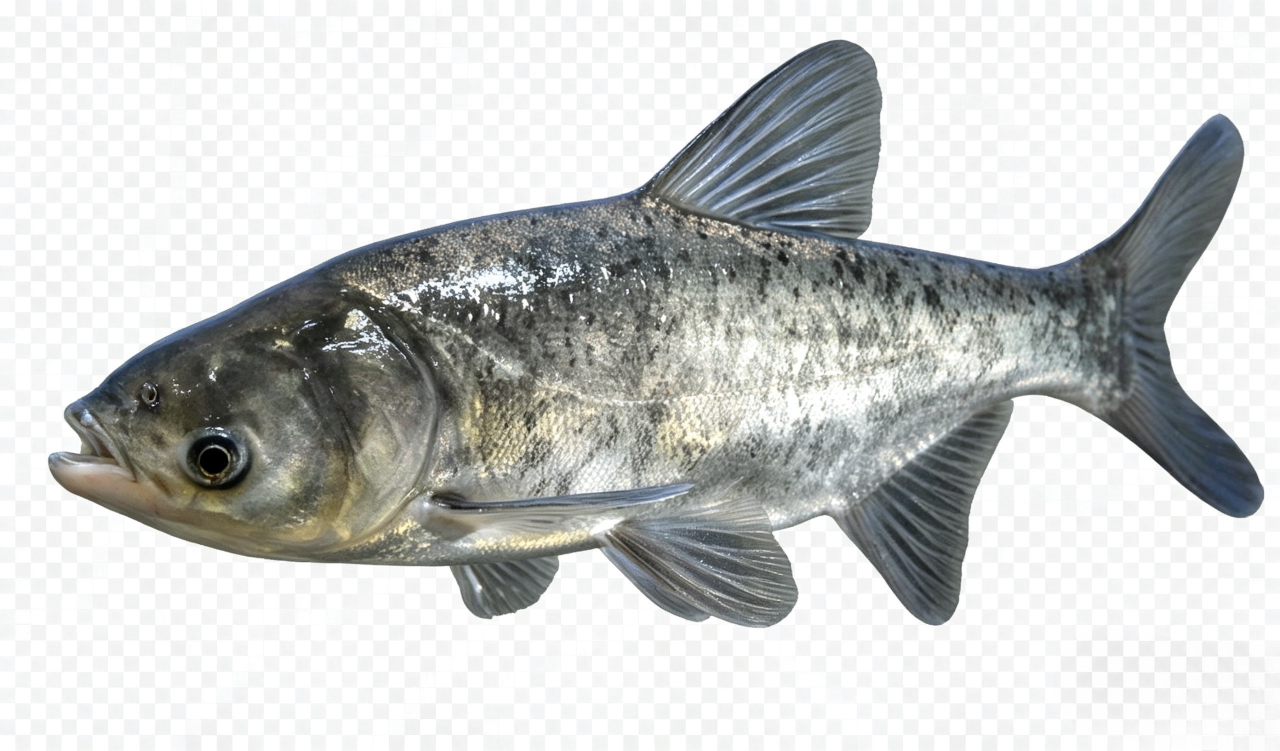
#> input picture assets/fish-raw/fish_01.jpg, 2560 x 1501 px (shown at 1/2 size); its folder holds 3 pictures in this run
$ python build_fish_assets.py
#> lines starting #> are read from the running program, lines starting #| are printed output that depends on the picture; after the words box and inside, x2 and y2 are one past the last pixel; in counts of white or black regions, pixels touching at a corner belong together
# -*- coding: utf-8 -*-
"""
鱼图素材管线（可复现）：
  assets/fish-raw/fish_NN.jpg  →  抠透明底  →  紧裁 + 视觉质心居中  →
  assets/fish-cutout/*.png     →  压为 WebP →  frontend/public/fish/*.webp

关键：object-fit: contain 是按「图片画布」居中，不是按鱼体居中。
若画布里鱼体偏一侧、另一侧是透明留白，视觉上就会偏。因此：
  1) 按最大连通域紧裁到鱼体 bbox，排除孤立噪点把画布撑大；
  2) 以 bbox 内 alpha 加权「视觉质心」为准居中，而非 bbox 几何中心 ——
     鱼体头大尾细、背鳍展开，几何中心并不等于视觉重心，只做 bbox 居中
     仍会让黑鱼 / 鲟鱼等看起来偏上或偏下；
  3) 画布尺寸按「质心到两端最大距离的 2 倍 + 对称留白」计算，保证鱼体
     bbox 完整不被裁切，同时质心严格落在画布正中，任何 contain 容器内
     都水平垂直居中。

原始 JPG 由用户提供（棋盘格底写实鱼图）。运行：python3 assets/build_fish_assets.py
依赖：opencv-python、Pillow、numpy
"""
from pathlib import Path
import numpy as np
import cv2
from PIL import Image

BASE = Path(__file__).resolve().parents[1]
RAW = BASE / 'assets' / 'fish-raw'
CUTOUT = BASE / 'assets' / 'fish-cutout'
PUBLIC = BASE / 'frontend' / 'public' / 'fish'
CUTOUT.mkdir(parents=True, exist_ok=True)
PUBLIC.mkdir(parents=True, exist_ok=True)

NAMES = {
    '01': ('bighead_carp', '鳙鱼'), '02': ('culter', '翘嘴鲌'),
    '03': ('yellow_catfish', '黄颡鱼'), '04': ('pompano', '鲳鱼'),
    '05': ('bream', '鳊鱼'), '06': ('snakehead', '乌鳢'),
    '07': ('salmon', '鲑鱼'), '08': ('catfish', '鲶鱼'),
    '09': ('grass_carp', '草鱼'), '10': ('crucian_carp', '鲫鱼'),
    '11': ('sturgeon', '鲟鱼'), '12': ('common_carp', '鲤鱼'),
}
MAX_EDGE = 1200
EDGE_PAD = 0.05   # 相对鱼体最长边，四周对称留白
ALPHA_TH = 40     # 实体像素阈值，与自检口径一致


def cutout(path: Path) -> Image.Image:
    """去棋盘格底，返回带 alpha 的 RGBA（不裁边，居中交给 center）。"""
    im = cv2.imread(str(path), cv2.IMREAD_COLOR)
#> im is the input picture: shape (1501, 2560, 3); mean B, G, R 201, 202.5, 200.8
    if im is None:
        raise RuntimeError(f'读取失败: {path}')
    b, g, r = [c.astype(np.int16) for c in cv2.split(im)]
    mx = np.maximum(np.maximum(b, g), r)
    mn = np.minimum(np.minimum(b, g), r)
    # 棋盘格是近白 / 浅灰、低饱和；鱼体银白高光被深色轮廓包住，不与边界连通
    bg = ((mn >= 224) & ((mx - mn) <= 22)).astype(np.uint8)
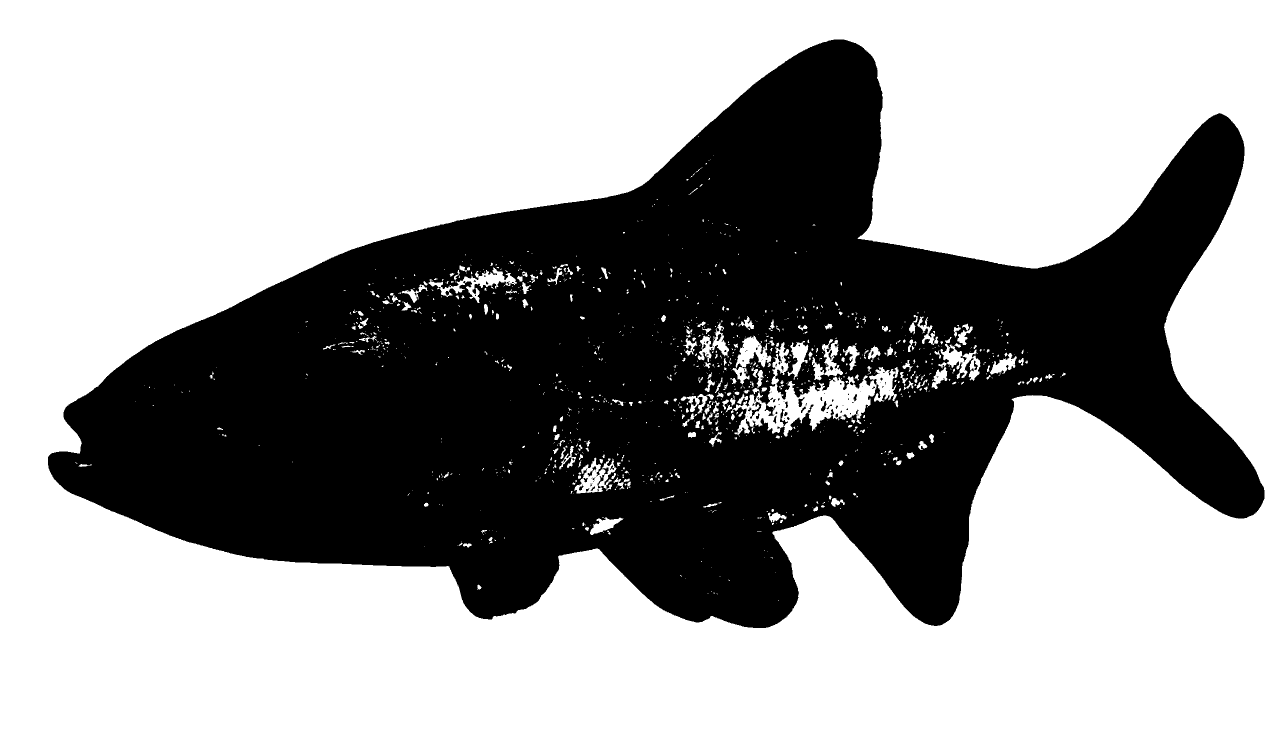
#> bg: shape (1501, 2560) (shown at 1/2 size); values 0 (black) and 1 (white), 63% white; 138 black regions (102 under 20 px), largest, box (x1, y1, x2, y2) and area: (96, 79, 2529, 1256) 1418762, (1500, 803, 1523, 837) 199, (1560, 818, 1576, 852) 162
    n, labels = cv2.connectedComponents(bg, connectivity=4)
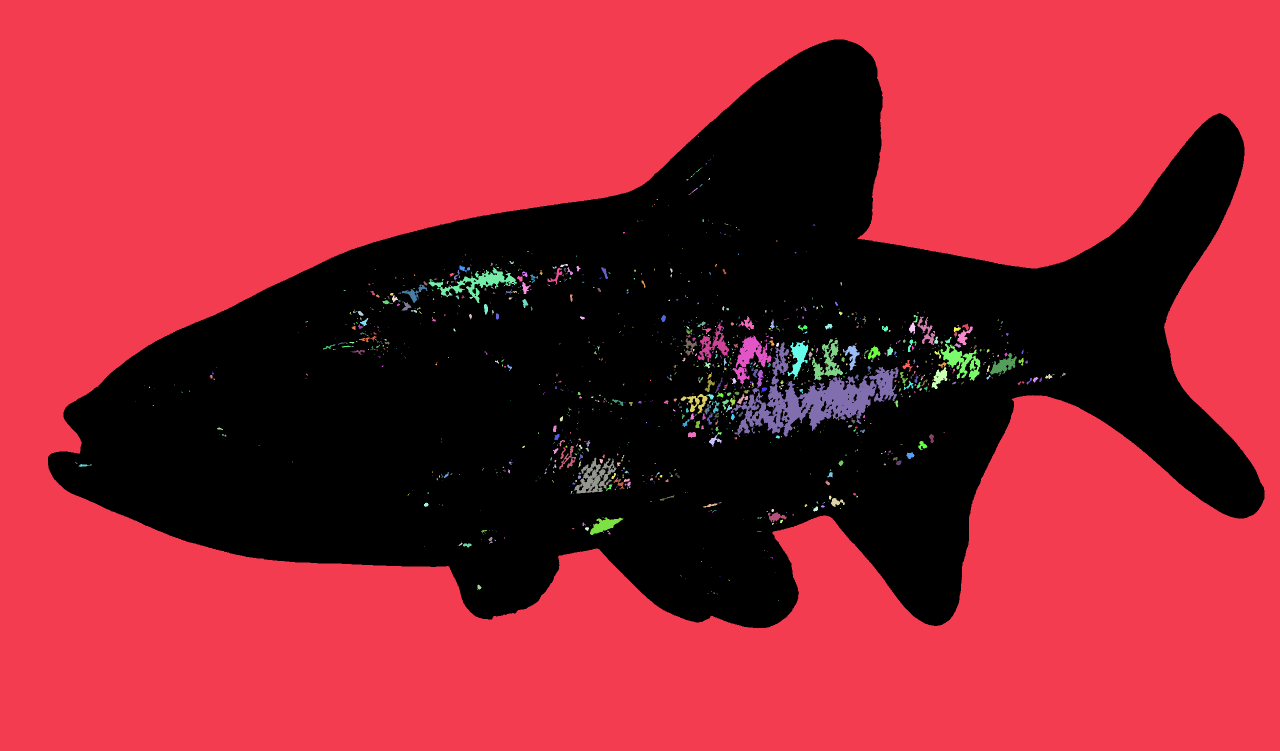
#> labels: shape (1501, 2560) int32 (shown at 1/2 size); 1227 distinct labels, from 0 to 1226; one colour per label, 0 black
#> n = 1227
    border = set(labels[0, :].tolist()) | set(labels[-1, :].tolist()) \
             | set(labels[:, 0].tolist()) | set(labels[:, -1].tolist())
#> border = 1 item
    border.discard(0)
    mask_bg = np.isin(labels, list(border)) if border else np.zeros_like(bg, dtype=bool)
#> mask_bg: shape (1501, 2560) bool; 61.4% white; 1 black region, box (x1, y1, x2, y2) and area: (96, 79, 2529, 1256) 1483307

    alpha = np.where(mask_bg, 0, 255).astype(np.uint8)
    alpha = cv2.morphologyEx(alpha, cv2.MORPH_CLOSE, np.ones((3, 3), np.uint8))
#> alpha: shape (1501, 2560); 38.6% white; 1 white region, box (x1, y1, x2, y2) and area: (96, 79, 2529, 1256) 1483339
    alpha = cv2.GaussianBlur(alpha, (3, 3), 0.55)
    out = np.dstack([cv2.cvtColor(im, cv2.COLOR_BGR2RGB), alpha])
    return Image.fromarray(out, 'RGBA')


def centroid_offset(pil: Image.Image):
    """鱼体视觉质心相对画布中心的偏移（百分比），自检居中效果。"""
    a = np.array(pil)[:, :, 3].astype(float)
    w = np.where(a > ALPHA_TH, a, 0.0)
    if w.sum() == 0:
        return 0.0, 0.0
    ys, xs = np.mgrid[0:a.shape[0], 0:a.shape[1]]
    cx, cy = (xs * w).sum() / w.sum(), (ys * w).sum() / w.sum()
    W, H = a.shape[1], a.shape[0]
    return (cx - W / 2) / W * 100, (cy - H / 2) / H * 100


def center(pil: Image.Image) -> Image.Image:
    """紧裁到鱼体 bbox，再按 alpha 视觉质心居中并四周对称留白。"""
    a = np.array(pil)[:, :, 3]
    solid = (a > ALPHA_TH).astype(np.uint8)
#> solid: shape (1501, 2560); values 0 (black) and 1 (white), 38.7% white; 1 white region, box (x1, y1, x2, y2) and area: (96, 79, 2529, 1256) 1486184
    # 取面积最大的连通块作为「鱼体主体」，排除残留的孤立噪点把 bbox 撑大
    n, lab, stats, _ = cv2.connectedComponentsWithStats(solid, connectivity=8)
#> n = 2; stats = [[0, 0, 2560, 1501, 2356376], [96, 79, 2433, 1177, 1486184]]
    if n > 1:
        k = 1 + int(np.argmax(stats[1:, cv2.CC_STAT_AREA]))
#> k = 1
        x, y, w, h = [int(v) for v in stats[k, :4]]
#> x = 96; y = 79; w = 2433; h = 1177
    else:
        ys, xs = np.where(a > 16)
        if not len(xs):
            return pil
        x, y, w, h = int(xs.min()), int(ys.min()), int(xs.max() - xs.min() + 1), int(ys.max() - ys.min() + 1)
    crop = pil.crop((x, y, x + w, y + h))
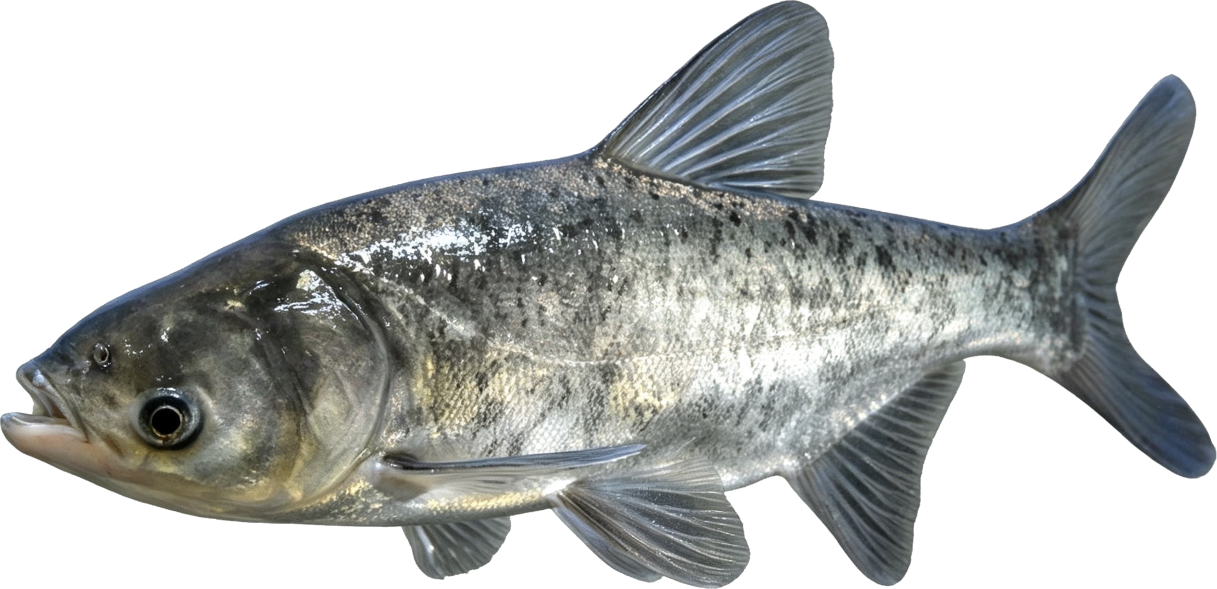
#> crop: PIL image 2433x1177 RGBA (shown at 1/2 size); mean R, G, B, A 184.4, 186.5, 184.6, 132.1; transparent parts drawn white

    # 视觉质心（相对 crop 左上角），用实体 alpha 加权，忽略半透明毛边
    ca = np.array(crop)[:, :, 3].astype(float)
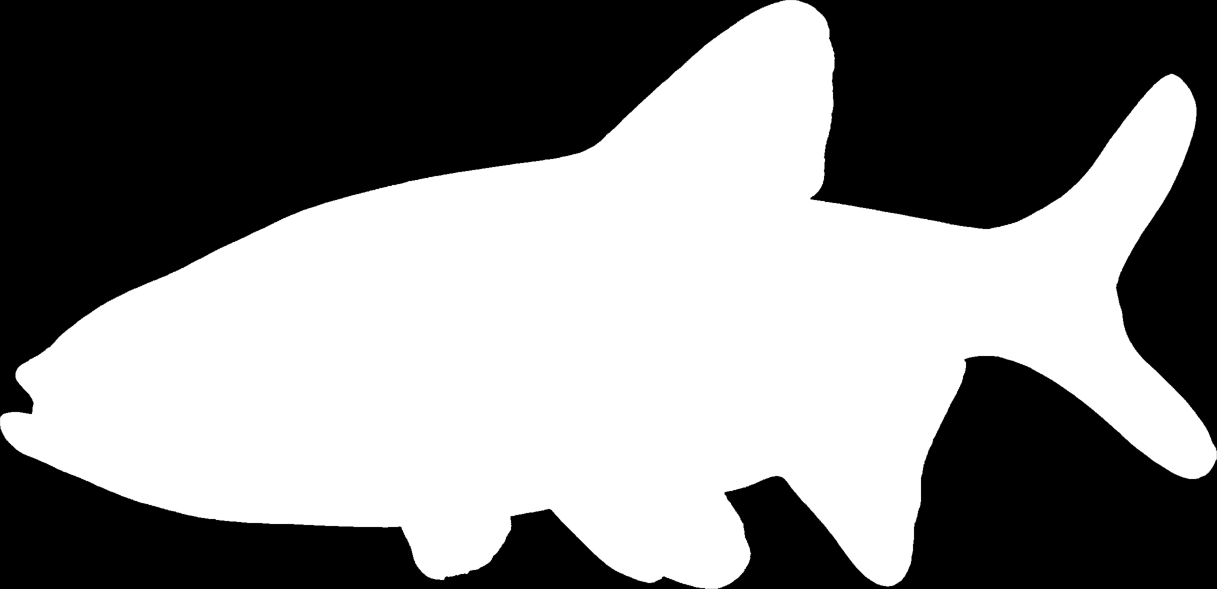
#> ca: shape (1177, 2433) float64 (shown at 1/2 size); min 0, max 255, mean 132.1
    cw = np.where(ca > ALPHA_TH, ca, 0.0)
    ys, xs = np.mgrid[0:ca.shape[0], 0:ca.shape[1]]
    cx, cy = (xs * cw).sum() / cw.sum(), (ys * cw).sum() / cw.sum()
#> cx = 1228.6; cy = 675.4

    # 以质心到 bbox 两端的较大距离为「半边」，画布即 2*半边 + 对称留白：
    # 既保证整条鱼不被裁切，又让质心严格落在画布正中。
    half_w, half_h = max(cx, w - cx), max(cy, h - cy)
#> half_w = 1228.6; half_h = 675.4
    pad = max(6, round(max(w, h) * EDGE_PAD))
#> pad = 122
    W, H = int(round(2 * half_w + 2 * pad)), int(round(2 * half_h + 2 * pad))
#> W = 2701; H = 1595
    px, py = W / 2 - cx, H / 2 - cy
#> px = 121.9; py = 122.1

    canvas = Image.new('RGBA', (W, H), (0, 0, 0, 0))
#> canvas: PIL image 2701x1595 RGBA; every value is 0
    canvas.paste(crop, (round(px), round(py)))
    return canvas


def main():
    total = 0
    for k, (fn, cn) in sorted(NAMES.items()):
        src = RAW / f'fish_{k}.jpg'
        if not src.exists():
            print(f'{k} 跳过（缺 {src.name}）')
            continue
        img = center(cutout(src))
        w, h = img.size
#> w = 2701; h = 1595
        if max(w, h) > MAX_EDGE:
            s = MAX_EDGE / max(w, h)
#> s = 0.444
            img = img.resize((round(w * s), round(h * s)), Image.LANCZOS)
        img.save(CUTOUT / f'{fn}.png', optimize=True)
        wp = PUBLIC / f'{fn}.webp'
        img.save(wp, 'WEBP', quality=86, method=6)
        total += wp.stat().st_size
        dx, dy = centroid_offset(img)
#> in centroid_offset, `a = np.array(pil)[:, :, 3].astype(float)`:
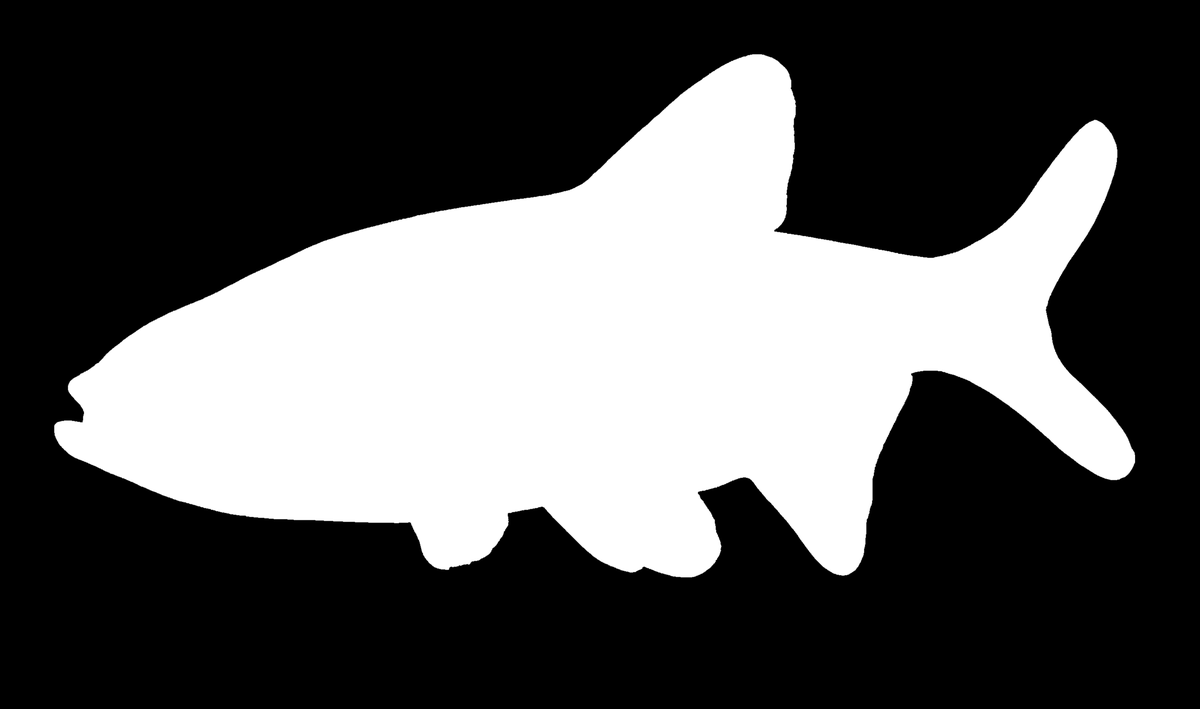
#> a: shape (709, 1200) float64; min 0, max 255, mean 87.8
#> in centroid_offset, `cx, cy = (xs * w).sum() / w.sum(), (ys * w).sum() / w.sum()`: cx = 599.8; cy = 354.2
#> dx = -0.0187; dy = -0.0482
        flag = 'OK' if max(abs(dx), abs(dy)) < 2 else 'CHECK'
#> flag = 'OK'
        print(f'{k}  {fn:16s} {cn:6s} {img.size[0]}x{img.size[1]}  '
              f'{wp.stat().st_size // 1024}KB  质心偏移=({dx:+.1f}%,{dy:+.1f}%) {flag}')
#| 01  bighead_carp     鳙鱼     1200x709  95KB  质心偏移=(-0.0%,-0.0%) OK
#> pass 2 of the loop in main, `for k, (fn, cn) in sorted(NAMES.items()):`:
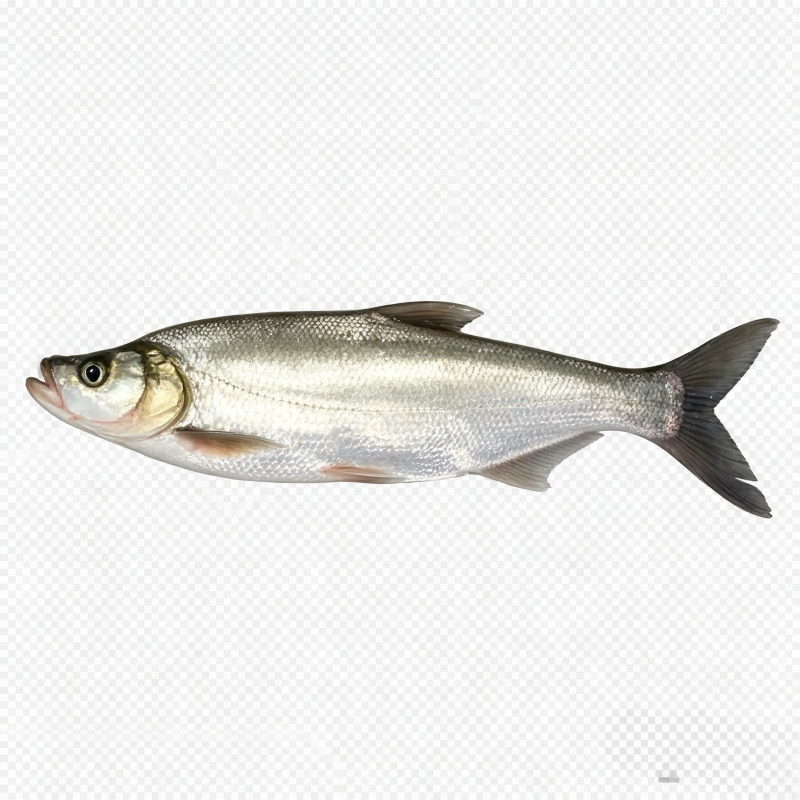
#> input picture assets/fish-raw/fish_02.jpg, 1600 x 1600 px (shown at 1/2 size)
#> in cutout, im is the input picture: shape (1600, 1600, 3); mean B, G, R 231.8, 233.8, 234.3
#> b: shape (1600, 1600) int16
#> g: shape (1600, 1600) int16
#> r: shape (1600, 1600) int16
#> mx: shape (1600, 1600) int16
#> mn: shape (1600, 1600) int16
#> bg: shape (1600, 1600); values 0 (black) and 1 (white), 87.2% white; 262 black regions (235 under 20 px), largest, box (x1, y1, x2, y2) and area: (51, 602, 1561, 1037) 323521, (1312, 1540, 1360, 1565) 761, (585, 803, 635, 827) 510
#> labels: shape (1600, 1600) int32; 1301 distinct labels, from 0 to 1300
#> in cutout (call 2), `n, labels = cv2.connectedComponents(bg, connectivity=4)`: n = 1301
#> mask_bg: shape (1600, 1600) bool; 85% white; 22 black regions (20 under 20 px), largest, box (x1, y1, x2, y2) and area: (51, 602, 1561, 1037) 383646, (1312, 1540, 1360, 1565) 763
#> out: shape (1600, 1600, 4)
#> solid: shape (1600, 1600); values 0 (black) and 1 (white), 15.1% white; 8 white regions (6 under 20 px), largest, box (x1, y1, x2, y2) and area: (51, 602, 1561, 1037) 384939, (1312, 1540, 1360, 1565) 785
#> in center (call 2), `n, lab, stats, _ = cv2.connectedComponentsWithStats(solid, connectivit..`:
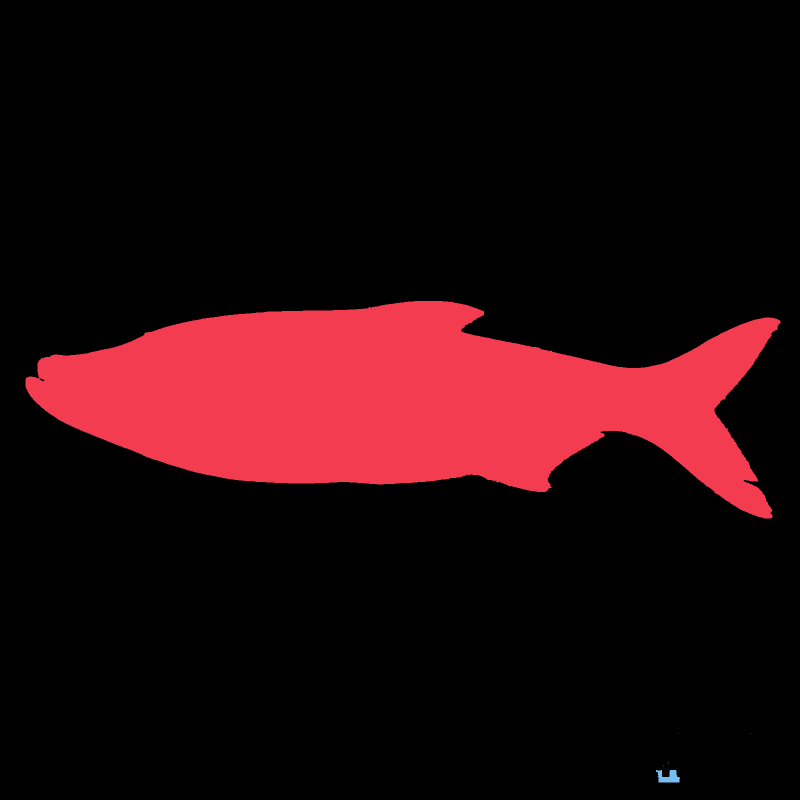
#> lab: shape (1600, 1600) int32 (shown at 1/2 size); 9 distinct labels, from 0 to 8; one colour per label, 0 black
#> in center (call 2), `n, lab, stats, _ = cv2.connectedComponentsWithStats(solid, connectivit..`: n = 9; stats = [[0, 0, 1600, 1600, 2174268], [51, 602, 1510, 435, 384939], [967, 620, 1, 1, 1], [1357, 1466, 1, 1, 1], [1501, 1466, 1, 1, 1], [1337, 1525, 1, 2, 2], [1327, 1531, 1, 2, 2], [1337, 1538, 1, 1, 1], [1312, 1540, 48, 25, 785]]
#> in center (call 2), `x, y, w, h = [int(v) for v in stats[k, :4]]`: x = 51; y = 602; w = 1510; h = 435
#> crop: PIL image 1510x435 RGBA
#> ca: shape (435, 1510) float64
#> cw: shape (435, 1510) float64
#> in center (call 2), `cx, cy = (xs * cw).sum() / cw.sum(), (ys * cw).sum() / cw.sum()`: cx = 737.1; cy = 197.4
#> half_w = 772.9; half_h = 237.6
#> pad = 76
#> in center (call 2), `W, H = int(round(2 * half_w + 2 * pad)), int(round(2 * half_h + 2 * pa..`: W = 1698; H = 627
#> px = 111.9; py = 116.1
#> img: PIL image 1200x443 RGBA
#> in centroid_offset (call 2), `a = np.array(pil)[:, :, 3].astype(float)`:
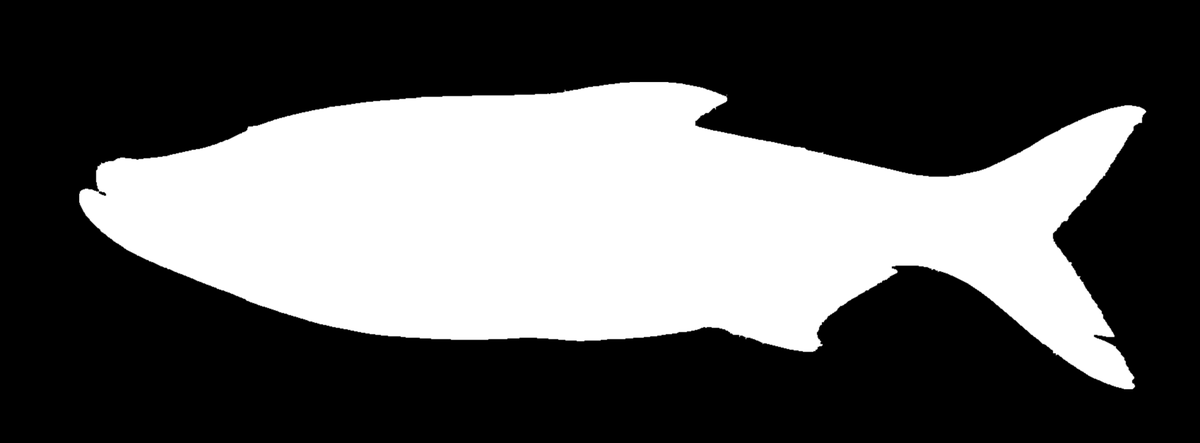
#> a: shape (443, 1200) float64; min 0, max 255, mean 91.9
#> in centroid_offset (call 2), `cx, cy = (xs * w).sum() / w.sum(), (ys * w).sum() / w.sum()`: cx = 599.9; cy = 221.3
#> dx = -0.0076; dy = -0.0459
#| 02  culter           翘嘴鲌    1200x443  64KB  质心偏移=(-0.0%,-0.0%) OK
    print(f'WebP 合计 {total // 1024} KB（{len(list(PUBLIC.glob("*.webp")))} 张）')


if __name__ == '__main__':
    main()
